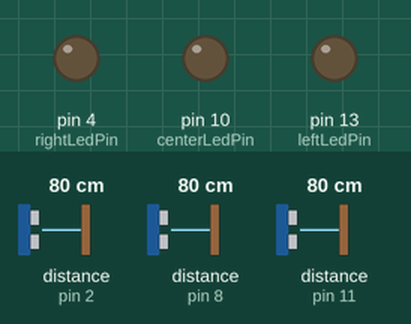
This sketch was run on a simulated Arduino Uno, built with avr-gcc and run on an emulated ATmega328P. Shown: output pins drawn as LEDs (lit = HIGH). Wiring (inferred from the names in the program): 3 × ultrasonic range finder: trigger pin 2, echo pin 2 / trigger pin 8, echo pin 8 / trigger pin 11, echo pin 11. The test bench sets the inputs (shaded band); at power-on: distance to the obstacle (sensors on pin 2, pin 8, pin 11) 80 cm. The echo pulse lasts 58.3 µs per cm; pins used as bus, display or sensor lines are not drawn.

Above: at 1.2 s.
1.3 s: distance to the obstacle (sensor on pin 2) set to 24 cm
2.8 s: distance to the obstacle (sensor on pin 2) set to 19 cm
At 4.0 s:
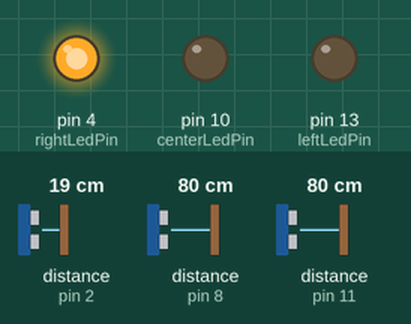
4.3 s: distance to the obstacle (sensor on pin 8) set to 22 cm
5.8 s: distance to the obstacle (sensor on pin 8) set to 19 cm
At 6.3 s:
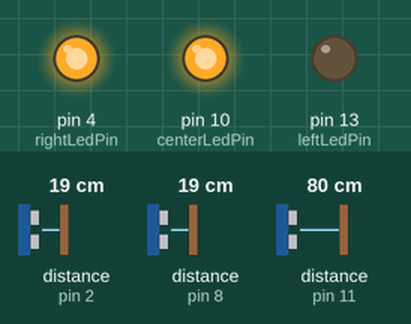
7.3 s: distance to the obstacle (sensor on pin 11) set to 23 cm
8.8 s: distance to the obstacle (sensor on pin 11) set to 19 cm
At 10.2 s:
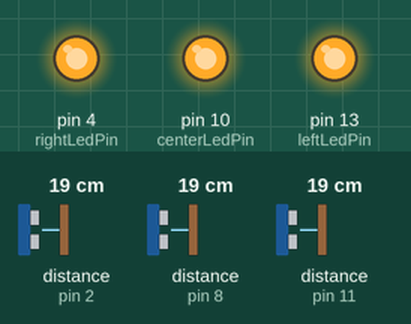
Timing chart, 0 to 11.3 s (numbered marks = the images above; inputs shaded):
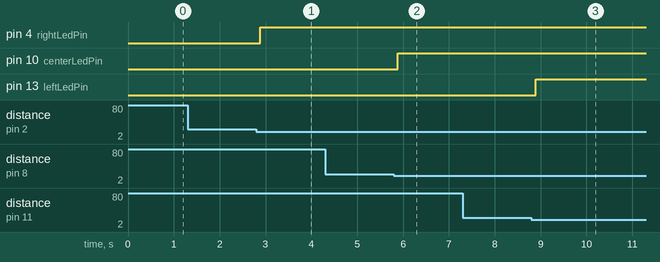

Measured:
- the behaviour switches between 22 and 21 cm on distance to the obstacle (sensor on pin 2) (found by bisection; images 0 and 1)
- the behaviour switches between 21 and 20 cm on distance to the obstacle (sensor on pin 8) (found by bisection; images 1 and 2)
- the behaviour switches between 22 and 21 cm on distance to the obstacle (sensor on pin 11) (found by bisection; images 2 and 3)
- after the input at 1.3 s, every drawn part: stays the same
- after the input at 2.8 s, pin 4 (rightLedPin): LOW → HIGH after 0.08 s
- after the input at 4.3 s, every drawn part: stays the same
- after the input at 5.8 s, pin 10 (centerLedPin): LOW → HIGH after 0.08 s
- after the input at 7.3 s, every drawn part: stays the same
- after the input at 8.8 s, pin 13 (leftLedPin): LOW → HIGH after 0.09 s

The sketch:

3xPing.pde
```cpp
// (licence header left out)
char iVersion[] = "01.00:S:C3";

int MODESIMPLE = 0;
int MODECOMPLEX = 1;
int actualMode = MODESIMPLE;

int rightPingPin = 2;
int rightPowerPin = 3;
int rightLedPin = 4;

int centerPingPin = 8;
int centerPowerPin = 9;
int centerLedPin = 10;

int leftPingPin = 11;
int leftPowerPin = 12;
int leftLedPin = 13;

int msgSerial;
long cmRight, cmCenter, cmLeft, cmClosest;

void setup()
{
  Serial.begin(9600);

  pinMode(rightLedPin, OUTPUT);
  pinMode(centerLedPin, OUTPUT);
  pinMode(leftLedPin, OUTPUT);

  pinMode(rightPowerPin, OUTPUT);
  pinMode(centerPowerPin, OUTPUT);
  pinMode(leftPowerPin, OUTPUT);

  digitalWrite(rightPowerPin, HIGH);
  digitalWrite(centerPowerPin, HIGH);
  digitalWrite(leftPowerPin, HIGH);
}

void loop()
{
  cmRight = readFromSensor(rightPingPin);
  cmCenter = readFromSensor(centerPingPin);
  cmLeft = readFromSensor(leftPingPin);

  cmClosest = cmRight;
  if(cmCenter < cmClosest)
    cmClosest = cmCenter;
  if(cmLeft < cmClosest)
    cmClosest = cmLeft;

  toggleLed(rightLedPin, cmRight);
  toggleLed(centerLedPin, cmCenter);
  toggleLed(leftLedPin, cmLeft);

  processSerialInput();
  delay(100);
}

void processSerialInput()
{
  if(Serial.available() > 0)
  {
    msgSerial = Serial.read();
    if(msgSerial == 'R')
    {
      if(actualMode == MODESIMPLE)
      {
        Serial.print(cmClosest);
        Serial.flush();
      }
      else
      {
        Serial.print(cmRight);
        Serial.print(',');
        Serial.print(cmCenter);
        Serial.print(',');
        Serial.print(cmLeft);
        Serial.flush();
      }
    }
    else if(msgSerial == 'V')
    {
      Serial.print(iVersion);
      Serial.flush();
    }
    else if(msgSerial == 'S')
    {
      actualMode = MODESIMPLE;
      Serial.print(actualMode);
      Serial.flush();
    }
    else if(msgSerial == 'C')
    {
      actualMode = MODECOMPLEX;
      Serial.print(actualMode);
      Serial.flush();
    }
  }
}

long readFromSensor(int pingPin)
{
  long duration;

  // The PING))) is triggered by a HIGH pulse of 2 or more microseconds.
  // We give a short LOW pulse beforehand to ensure a clean HIGH pulse.
  pinMode(pingPin, OUTPUT);
  digitalWrite(pingPin, LOW);
  delayMicroseconds(5);
  digitalWrite(pingPin, HIGH);
  delayMicroseconds(5);
  digitalWrite(pingPin, LOW);

  // The same pin is used to read the signal from the PING))): a HIGH
  // pulse whose duration is the time (in microseconds) from the sending
  // of the ping to the reception of its echo off of an object.
  pinMode(pingPin, INPUT);
  duration = pulseIn(pingPin, HIGH);
  return microsecondsToCentimeters(duration);
}

long microsecondsToCentimeters(long microseconds)
{
  // The speed of sound is 340 m/s or 29 microseconds per centimeter.
  // The ping travels out and back, so to find the distance of the
  // object we take half of the distance travelled.
  return microseconds / 29 / 2;
}

void toggleLed(int ledPin, long cm)
{
  if(cm > 20)
    digitalWrite(ledPin, LOW);
  else
    digitalWrite(ledPin, HIGH);
}
```
